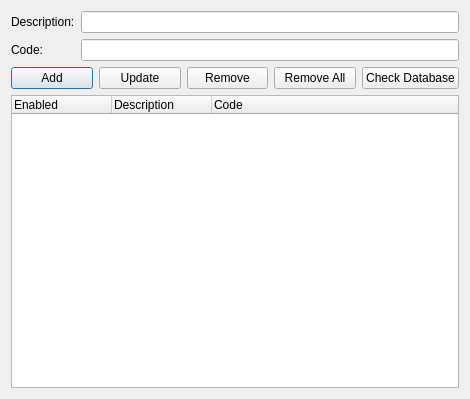
<?xml version="1.0" encoding="UTF-8"?>
<ui version="4.0">
 <class>Dialog</class>
 <widget class="QDialog" name="Dialog">
  <property name="geometry">
   <rect>
    <x>0</x>
    <y>0</y>
    <width>470</width>
    <height>399</height>
   </rect>
  </property>
  <property name="windowTitle">
   <string>Cheats</string>
  </property>
  <layout class="QVBoxLayout" name="verticalLayout">
   <item>
    <layout class="QGridLayout" name="gridLayout">
     <item row="1" column="0">
      <widget class="QLabel" name="label_2">
       <property name="text">
        <string>Code:</string>
       </property>
      </widget>
     </item>
     <item row="0" column="1">
      <widget class="QLineEdit" name="lineEdit_description"/>
     </item>
     <item row="0" column="0">
      <widget class="QLabel" name="label">
       <property name="text">
        <string>Description:</string>
       </property>
      </widget>
     </item>
     <item row="1" column="1">
      <widget class="QLineEdit" name="lineEdit_code"/>
     </item>
    </layout>
   </item>
   <item>
    <layout class="QHBoxLayout" name="horizontalLayout">
     <item>
      <widget class="QPushButton" name="pushButton_add">
       <property name="text">
        <string>Add</string>
       </property>
      </widget>
     </item>
     <item>
      <widget class="QPushButton" name="pushButton_update">
       <property name="text">
        <string>Update</string>
       </property>
      </widget>
     </item>
     <item>
      <widget class="QPushButton" name="pushButton_remove">
       <property name="text">
        <string>Remove</string>
       </property>
      </widget>
     </item>
     <item>
      <widget class="QPushButton" name="pushButton_remove_all">
       <property name="text">
        <string>Remove All</string>
       </property>
      </widget>
     </item>
     <item>
      <widget class="QPushButton" name="pushButton_check_database">
       <property name="text">
        <string>Check Database</string>
       </property>
      </widget>
     </item>
    </layout>
   </item>
   <item>
    <widget class="QTreeWidget" name="treeWidget_cheats">
     <property name="rootIsDecorated">
      <bool>false</bool>
     </property>
     <property name="itemsExpandable">
      <bool>false</bool>
     </property>
     <column>
      <property name="text">
       <string>Enabled</string>
      </property>
     </column>
     <column>
      <property name="text">
       <string>Description</string>
      </property>
     </column>
     <column>
      <property name="text">
       <string>Code</string>
      </property>
     </column>
    </widget>
   </item>
  </layout>
 </widget>
 <tabstops>
  <tabstop>lineEdit_description</tabstop>
  <tabstop>lineEdit_code</tabstop>
  <tabstop>pushButton_add</tabstop>
  <tabstop>pushButton_update</tabstop>
  <tabstop>pushButton_remove</tabstop>
  <tabstop>pushButton_remove_all</tabstop>
  <tabstop>pushButton_check_database</tabstop>
 </tabstops>
 <resources/>
 <connections/>
</ui>
